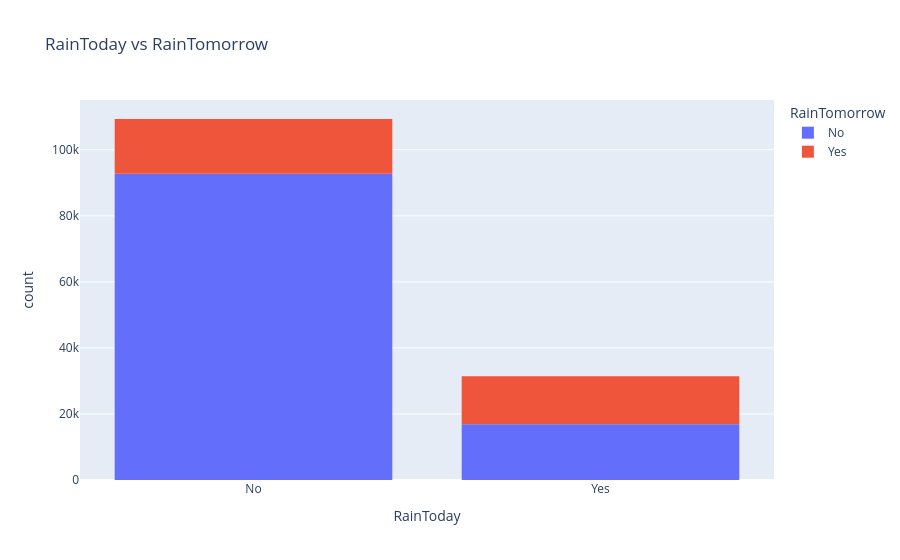

The notebook cell saved with this chart:
### Code cell
# rainToday vs RainTomorrow
px.histogram(df, x= 'RainToday',
             title='RainToday vs RainTomorrow',
             color='RainTomorrow',)

### Figure 1 — Plotly figure (JSON) as saved in the notebook; plotly's stock layout.template omitted (floating-point values rounded to 4 significant figures; data arrays with more than 128 entries replaced by an {"elided": "..."} marker saying what was removed)
{"data": [{"bingroup": "x", "hovertemplate": "RainTomorrow=No<br>RainToday=%{x}<br>count=%{y}<extra></extra>", "legendgroup": "No", "marker": {"color": "#636efa", "pattern": {"shape": ""}}, "name": "No", "orientation": "v", "showlegend": true, "type": "histogram", "x": {"elided": "109586 str values"}, "xaxis": "x", "yaxis": "y"}, {"bingroup": "x", "hovertemplate": "RainTomorrow=Yes<br>RainToday=%{x}<br>count=%{y}<extra></extra>", "legendgroup": "Yes", "marker": {"color": "#EF553B", "pattern": {"shape": ""}}, "name": "Yes", "orientation": "v", "showlegend": true, "type": "histogram", "x": {"elided": "31201 str values"}, "xaxis": "x", "yaxis": "y"}], "layout": {"barmode": "relative", "legend": {"title": {"text": "RainTomorrow"}, "tracegroupgap": 0}, "title": {"text": "RainToday vs RainTomorrow"}, "xaxis": {"anchor": "y", "domain": [0, 1], "title": {"text": "RainToday"}}, "yaxis": {"anchor": "x", "domain": [0, 1], "title": {"text": "count"}}}}
